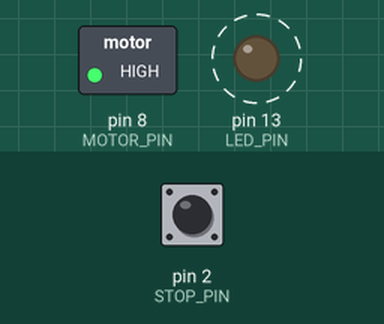
Recording of a sketch running on a simulated Arduino Uno, built with avr-gcc and run on an emulated ATmega328P. On the bench: switched loads named in the sketch (green lamp = pin HIGH), output pins drawn as LEDs (lit = HIGH). Dashed ring = blinking. The inputs (shaded band) are chosen by the test bench; at power-on: pin 2 (STOP_PIN) HIGH.

Above: at 1.25 s.
1.3 s: pin 2 (STOP_PIN) pulled LOW for 3.2 s
At 1.8 s:
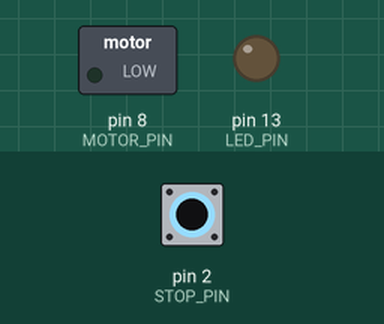
Timing chart, 0 to 12.0 s (numbered marks = the images above; inputs shaded):
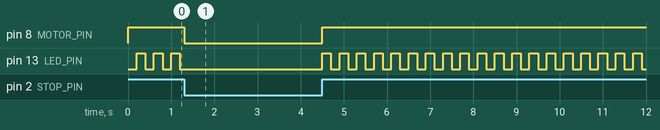

The sketch:

gemini.ino
```cpp
const uint8_t STOP_PIN = 2;
const uint8_t MOTOR_PIN = 8;
const uint8_t LED_PIN = 13;

unsigned long lastBlink = 0;
bool ledState = LOW;

void setup() {
  pinMode(STOP_PIN, INPUT_PULLUP);
  pinMode(MOTOR_PIN, OUTPUT);
  pinMode(LED_PIN, OUTPUT);
}

void loop() {
  if (digitalRead(STOP_PIN) == LOW) {
    digitalWrite(MOTOR_PIN, LOW);
    ledState = LOW;
    digitalWrite(LED_PIN, LOW);
  } else {
    digitalWrite(MOTOR_PIN, HIGH);
    unsigned long now = millis();
    if (now - lastBlink >= 200) {
      lastBlink = now;
      ledState = !ledState;
      digitalWrite(LED_PIN, ledState);
    }
  }
}
```

Measured:
- after the input at 1.3 s, pin 8 (MOTOR_PIN): HIGH → LOW at once, → HIGH 3.2 s later
